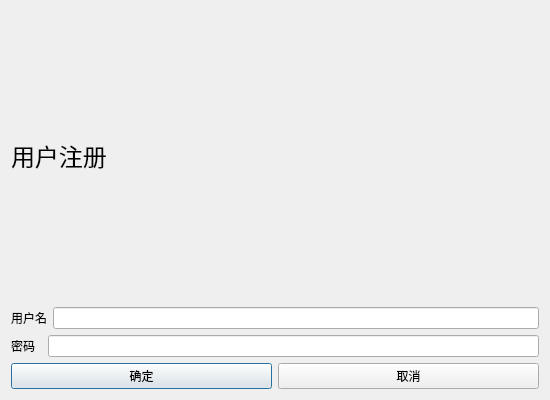
<?xml version="1.0" encoding="UTF-8"?>
<ui version="4.0">
 <class>userregister</class>
 <widget class="QDialog" name="userregister">
  <property name="geometry">
   <rect>
    <x>0</x>
    <y>0</y>
    <width>550</width>
    <height>400</height>
   </rect>
  </property>
  <property name="windowTitle">
   <string>Dialog</string>
  </property>
  <layout class="QVBoxLayout" name="verticalLayout">
   <item>
    <widget class="QLabel" name="label">
     <property name="font">
      <font>
       <family>微软雅黑 Light</family>
       <pointsize>18</pointsize>
      </font>
     </property>
     <property name="text">
      <string>用户注册</string>
     </property>
    </widget>
   </item>
   <item>
    <layout class="QHBoxLayout" name="horizontalLayout_3">
     <item>
      <widget class="QLabel" name="label_4">
       <property name="text">
        <string>用户名</string>
       </property>
      </widget>
     </item>
     <item>
      <widget class="QLineEdit" name="userLineEdit"/>
     </item>
    </layout>
   </item>
   <item>
    <layout class="QHBoxLayout" name="horizontalLayout_4">
     <item>
      <widget class="QLabel" name="label_5">
       <property name="text">
        <string>密码  </string>
       </property>
      </widget>
     </item>
     <item>
      <widget class="QLineEdit" name="pwdLineEdit">
       <property name="echoMode">
        <enum>QLineEdit::Password</enum>
       </property>
      </widget>
     </item>
    </layout>
   </item>
   <item>
    <layout class="QHBoxLayout" name="horizontalLayout">
     <item>
      <widget class="QPushButton" name="confirm">
       <property name="text">
        <string>确定</string>
       </property>
      </widget>
     </item>
     <item>
      <widget class="QPushButton" name="cancel">
       <property name="text">
        <string>取消</string>
       </property>
      </widget>
     </item>
    </layout>
   </item>
  </layout>
 </widget>
 <resources/>
 <connections/>
</ui>
